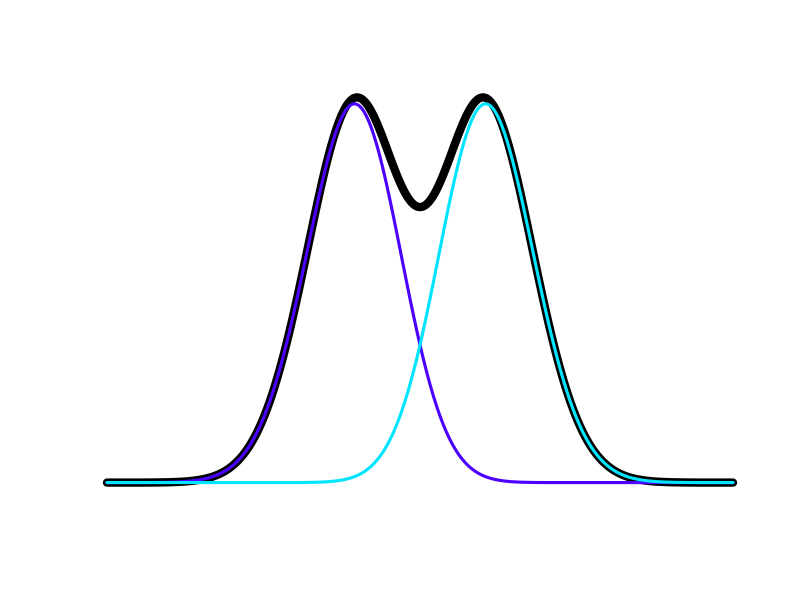
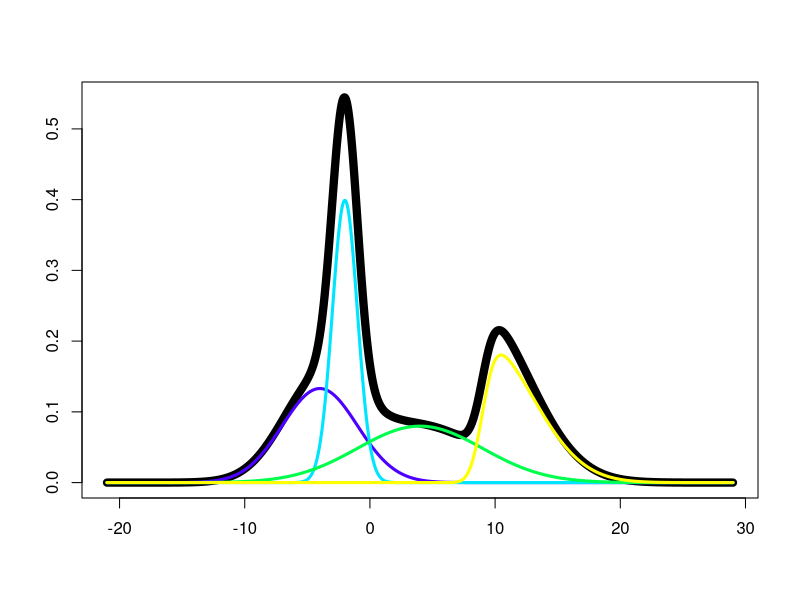

The R script that drew these images, in order:
# Normal distributions found in the Tower of Pisa
# www.overfitting.net
# https://www.overfitting.net/2026/01/distribuciones-normales-en-la-torre-de.html

library(Cairo)


# Function to plot N skewed normal distributions (each Area=1) and their sum
plot_skew_normals_and_sum <- function(
    xi = c(-0.2, 0.2),  # x axis locations
    omega = c(1, 1),  # widths (~stdev)
    alpha = c(-4, 4),  # skewness (asymmetry)
    n = 5000, labels = FALSE  # resolution and labelling
) {
    # Skewed normal distribution function of Area=1
    dskewnorm <- function(x, xi, omega, alpha) {
        z <- (x - xi) / omega
        2 / omega * dnorm(z) * pnorm(alpha * z)
    }
    
    # Calculations
    N = length(xi)  # number of curves
    from <- min(xi - 5*omega)
    to   <- max(xi + 5*omega)
    x <- seq(from, to, length.out = n)
    y=list()
    for (i in 1:N) y[[i]] <- dskewnorm(x, xi[i], omega[i], alpha[i])
    ysum <- Reduce(`+`, y)
    
    # Plotting
    plot(x, ysum, type = "l", lwd = 8,  # ysum always >= y[[i]]
         xlab = "", ylab = "", axes = labels, ann = labels)
    cols <- topo.colors(N)
    for (i in 1:N) lines(x, y[[i]], lwd = 3, col=cols[i])
}


# Adjustments to fit the staircase in the Tower of Pisa
CairoPNG("plot_skew_normals.png", width=1920, height=1080)
    plot_skew_normals_and_sum(
        xi = c(-3.7, 3.7),
        omega = c(5, 5),
        alpha = c(-0.8, 0.8)
    )
dev.off()


# Multiple distribution example
CairoPNG("plot_skew_normals_multi.png", width=1280, height=800)
    plot_skew_normals_and_sum(
        xi = c(-4, -2, 4, 9),
        omega = c(3, 1, 5, 4),
        alpha = c(0, 0, 0, 5),
        labels = TRUE
    )
dev.off()
